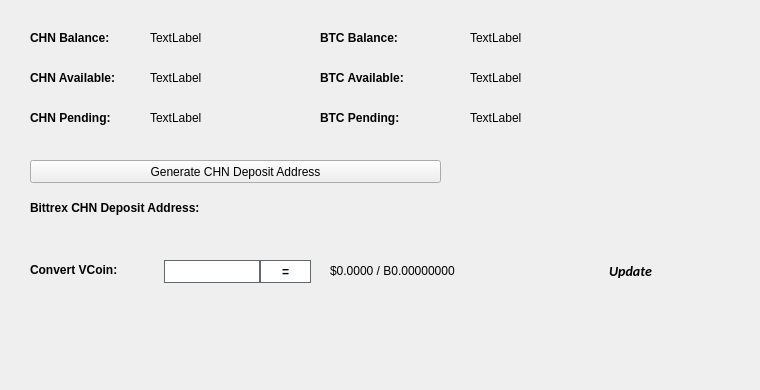
   <widget class="QWidget" name="BalanceTab">
    <attribute name="title">
     <string>Balance</string>
    </attribute>
    <widget class="QLabel" name="BitcoinBalanceLabel">
     <property name="geometry">
      <rect>
       <x>470</x>
       <y>30</y>
       <width>150</width>
       <height>16</height>
      </rect>
     </property>
     <property name="text">
      <string>TextLabel</string>
     </property>
    </widget>
    <widget class="QLabel" name="CHNBalanceLabel">
     <property name="geometry">
      <rect>
       <x>150</x>
       <y>30</y>
       <width>150</width>
       <height>16</height>
      </rect>
     </property>
     <property name="text">
      <string>TextLabel</string>
     </property>
    </widget>
    <widget class="QLabel" name="label_11">
     <property name="geometry">
      <rect>
       <x>30</x>
       <y>30</y>
       <width>101</width>
       <height>16</height>
      </rect>
     </property>
     <property name="font">
      <font>
       <weight>75</weight>
       <bold>true</bold>
      </font>
     </property>
     <property name="text">
      <string>CHN Balance:</string>
     </property>
    </widget>
    <widget class="QLabel" name="label_12">
     <property name="geometry">
      <rect>
       <x>320</x>
       <y>30</y>
       <width>101</width>
       <height>16</height>
      </rect>
     </property>
     <property name="font">
      <font>
       <weight>75</weight>
       <bold>true</bold>
      </font>
     </property>
     <property name="text">
      <string>BTC Balance:</string>
     </property>
    </widget>
    <widget class="QLabel" name="CHNAvailableLabel_2">
     <property name="geometry">
      <rect>
       <x>150</x>
       <y>70</y>
       <width>150</width>
       <height>16</height>
      </rect>
     </property>
     <property name="text">
      <string>TextLabel</string>
     </property>
    </widget>
    <widget class="QLabel" name="label_13">
     <property name="geometry">
      <rect>
       <x>30</x>
       <y>70</y>
       <width>111</width>
       <height>16</height>
      </rect>
     </property>
     <property name="font">
      <font>
       <weight>75</weight>
       <bold>true</bold>
      </font>
     </property>
     <property name="text">
      <string>CHN Available:</string>
     </property>
    </widget>
    <widget class="QLabel" name="label_14">
     <property name="geometry">
      <rect>
       <x>30</x>
       <y>110</y>
       <width>101</width>
       <height>16</height>
      </rect>
     </property>
     <property name="font">
      <font>
       <weight>75</weight>
       <bold>true</bold>
      </font>
     </property>
     <property name="text">
      <string>CHN Pending:</string>
     </property>
    </widget>
    <widget class="QLabel" name="CHNPendingLabel">
     <property name="geometry">
      <rect>
       <x>150</x>
       <y>110</y>
       <width>150</width>
       <height>16</height>
      </rect>
     </property>
     <property name="text">
      <string>TextLabel</string>
     </property>
    </widget>
    <widget class="QLabel" name="label_15">
     <property name="geometry">
      <rect>
       <x>320</x>
       <y>70</y>
       <width>111</width>
       <height>16</height>
      </rect>
     </property>
     <property name="font">
      <font>
       <weight>75</weight>
       <bold>true</bold>
      </font>
     </property>
     <property name="text">
      <string>BTC Available:</string>
     </property>
    </widget>
    <widget class="QLabel" name="BitcoinAvailableLabel">
     <property name="geometry">
      <rect>
       <x>470</x>
       <y>70</y>
       <width>150</width>
       <height>16</height>
      </rect>
     </property>
     <property name="text">
      <string>TextLabel</string>
     </property>
    </widget>
    <widget class="QLabel" name="label_31">
     <property name="geometry">
      <rect>
       <x>320</x>
       <y>110</y>
       <width>111</width>
       <height>16</height>
      </rect>
     </property>
     <property name="font">
      <font>
       <weight>75</weight>
       <bold>true</bold>
      </font>
     </property>
     <property name="text">
      <string>BTC Pending:</string>
     </property>
    </widget>
    <widget class="QLabel" name="BitcoinPendingLabel">
     <property name="geometry">
      <rect>
       <x>470</x>
       <y>110</y>
       <width>150</width>
       <height>16</height>
      </rect>
     </property>
     <property name="text">
      <string>TextLabel</string>
     </property>
    </widget>
    <widget class="QLabel" name="label_33">
     <property name="geometry">
      <rect>
       <x>30</x>
       <y>200</y>
       <width>221</width>
       <height>16</height>
      </rect>
     </property>
     <property name="font">
      <font>
       <weight>75</weight>
       <bold>true</bold>
      </font>
     </property>
     <property name="text">
      <string>Bittrex CHN Deposit Address:</string>
     </property>
    </widget>
    <widget class="QPushButton" name="GenDepositBTN">
     <property name="geometry">
      <rect>
       <x>30</x>
       <y>160</y>
       <width>411</width>
       <height>23</height>
      </rect>
     </property>
     <property name="text">
      <string>Generate CHN Deposit Address</string>
     </property>
     <property name="icon">
      <iconset resource="../chronon.qrc">
       <normaloff>:/icons/bitcoin</normaloff>:/icons/bitcoin</iconset>
     </property>
    </widget>
    <widget class="QLabel" name="DepositAddressLabel">
     <property name="geometry">
      <rect>
       <x>200</x>
       <y>200</y>
       <width>261</width>
       <height>16</height>
      </rect>
     </property>
     <property name="palette">
      <palette>
       <active>
        <colorrole role="WindowText">
         <brush brushstyle="SolidPattern">
          <color alpha="255">
           <red>0</red>
           <green>0</green>
           <blue>0</blue>
          </color>
         </brush>
        </colorrole>
        <colorrole role="Text">
         <brush brushstyle="SolidPattern">
          <color alpha="255">
           <red>0</red>
           <green>0</green>
           <blue>255</blue>
          </color>
         </brush>
        </colorrole>
       </active>
       <inactive>
        <colorrole role="WindowText">
         <brush brushstyle="SolidPattern">
          <color alpha="255">
           <red>0</red>
           <green>0</green>
           <blue>0</blue>
          </color>
         </brush>
        </colorrole>
        <colorrole role="Text">
         <brush brushstyle="SolidPattern">
          <color alpha="255">
           <red>0</red>
           <green>0</green>
           <blue>255</blue>
          </color>
         </brush>
        </colorrole>
       </inactive>
       <disabled>
        <colorrole role="WindowText">
         <brush brushstyle="SolidPattern">
          <color alpha="255">
           <red>120</red>
           <green>120</green>
           <blue>120</blue>
          </color>
         </brush>
        </colorrole>
        <colorrole role="Text">
         <brush brushstyle="SolidPattern">
          <color alpha="255">
           <red>120</red>
           <green>120</green>
           <blue>120</blue>
          </color>
         </brush>
        </colorrole>
       </disabled>
      </palette>
     </property>
     <property name="font">
      <font>
       <weight>75</weight>
       <bold>true</bold>
      </font>
     </property>
     <property name="text">
      <string/>
     </property>
     <property name="alignment">
      <set>Qt::AlignRight|Qt::AlignTrailing|Qt::AlignVCenter</set>
     </property>
     <property name="textInteractionFlags">
      <set>Qt::LinksAccessibleByMouse|Qt::TextSelectableByKeyboard|Qt::TextSelectableByMouse</set>
     </property>
    </widget>
    <widget class="QLabel" name="label_8">
     <property name="geometry">
      <rect>
       <x>460</x>
       <y>300</y>
       <width>281</width>
       <height>81</height>
      </rect>
     </property>
     <property name="text">
      <string/>
     </property>
     <property name="pixmap">
      <pixmap>:/images/bittrex</pixmap>
     </property>
    </widget>
    <widget class="QWidget" name="widgetConversion" native="true">
     <property name="geometry">
      <rect>
       <x>0</x>
       <y>250</y>
       <width>751</width>
       <height>43</height>
      </rect>
     </property>
     <property name="minimumSize">
      <size>
       <width>0</width>
       <height>43</height>
      </size>
     </property>
     <property name="styleSheet">
      <string notr="true"/>
     </property>
     <widget class="QPushButton" name="btnUpdateMarketData">
      <property name="geometry">
       <rect>
        <x>575</x>
        <y>0</y>
        <width>111</width>
        <height>41</height>
       </rect>
      </property>
      <property name="sizePolicy">
       <sizepolicy hsizetype="Expanding" vsizetype="Expanding">
        <horstretch>0</horstretch>
        <verstretch>0</verstretch>
       </sizepolicy>
      </property>
      <property name="font">
       <font>
        <family>calibri</family>
        <pointsize>-1</pointsize>
        <weight>75</weight>
        <italic>true</italic>
        <bold>true</bold>
       </font>
      </property>
      <property name="styleSheet">
       <string notr="true">margin:0px;text-align:center;padding:2px;border-radius:3px;font-style:italic;width:100px;font-size:14px;font-family:calibri;font-weight:600;</string>
      </property>
      <property name="text">
       <string>Update</string>
      </property>
      <property name="iconSize">
       <size>
        <width>150</width>
        <height>35</height>
       </size>
      </property>
      <property name="autoDefault">
       <bool>true</bool>
      </property>
      <property name="default">
       <bool>true</bool>
      </property>
     </widget>
     <widget class="QLabel" name="lblConvertVCoin">
      <property name="geometry">
       <rect>
        <x>30</x>
        <y>10</y>
        <width>131</width>
        <height>20</height>
       </rect>
      </property>
      <property name="styleSheet">
       <string notr="true"/>
      </property>
      <property name="text">
       <string>&lt;html&gt;&lt;head/&gt;&lt;body&gt;&lt;p&gt;&lt;span style=&quot; font-weight:600;&quot;&gt;Convert VCoin:&lt;/span&gt;&lt;/p&gt;&lt;/body&gt;&lt;/html&gt;</string>
      </property>
     </widget>
     <widget class="QLineEdit" name="txtConvertVCoinQty">
      <property name="geometry">
       <rect>
        <x>160</x>
        <y>10</y>
        <width>100</width>
        <height>23</height>
       </rect>
      </property>
      <property name="minimumSize">
       <size>
        <width>100</width>
        <height>23</height>
       </size>
      </property>
      <property name="maximumSize">
       <size>
        <width>100</width>
        <height>16777215</height>
       </size>
      </property>
      <property name="styleSheet">
       <string notr="true">border: 1px solid #61696c;margin-left:4px;</string>
      </property>
     </widget>
     <widget class="QPushButton" name="btnConvertCHN">
      <property name="geometry">
       <rect>
        <x>260</x>
        <y>10</y>
        <width>51</width>
        <height>23</height>
       </rect>
      </property>
      <property name="minimumSize">
       <size>
        <width>0</width>
        <height>23</height>
       </size>
      </property>
      <property name="styleSheet">
       <string notr="true">border:1px solid #61696c;background:white;font-weight:600;</string>
      </property>
      <property name="text">
       <string>=</string>
      </property>
     </widget>
     <widget class="QLabel" name="lblConvertVCoinResults">
      <property name="geometry">
       <rect>
        <x>330</x>
        <y>0</y>
        <width>201</width>
        <height>41</height>
       </rect>
      </property>
      <property name="styleSheet">
       <string notr="true"/>
      </property>
      <property name="text">
       <string>$0.0000 / B0.00000000</string>
      </property>
     </widget>
     <widget class="QLabel" name="iconOverviewUpdateWait">
      <property name="geometry">
       <rect>
        <x>670</x>
        <y>10</y>
        <width>24</width>
        <height>24</height>
       </rect>
      </property>
      <property name="text">
       <string/>
      </property>
      <property name="pixmap">
       <pixmap resource="../chronon.qrc">:/icons/transaction_1</pixmap>
      </property>
      <property name="scaledContents">
       <bool>true</bool>
      </property>
      <property name="alignment">
       <set>Qt::AlignCenter</set>
      </property>
     </widget>
    </widget>
   </widget>
